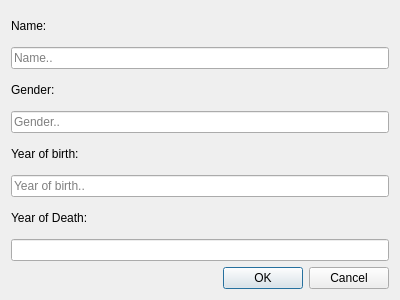
<?xml version="1.0" encoding="UTF-8"?>
<ui version="4.0">
 <class>Edit</class>
 <widget class="QDialog" name="Edit">
  <property name="geometry">
   <rect>
    <x>0</x>
    <y>0</y>
    <width>400</width>
    <height>300</height>
   </rect>
  </property>
  <property name="windowTitle">
   <string>Dialog</string>
  </property>
  <layout class="QVBoxLayout" name="verticalLayout_2">
   <item>
    <layout class="QVBoxLayout" name="verticalLayout">
     <item>
      <layout class="QHBoxLayout" name="horizontalLayout_2">
       <item>
        <widget class="QLabel" name="scientist_name">
         <property name="text">
          <string>Name:</string>
         </property>
        </widget>
       </item>
       <item>
        <widget class="QLabel" name="scientist_name_error">
         <property name="text">
          <string/>
         </property>
        </widget>
       </item>
      </layout>
     </item>
     <item>
      <widget class="QLineEdit" name="scientist_name_input">
       <property name="text">
        <string/>
       </property>
       <property name="placeholderText">
        <string>Name..</string>
       </property>
      </widget>
     </item>
     <item>
      <layout class="QHBoxLayout" name="horizontalLayout_3">
       <item>
        <widget class="QLabel" name="scientist_gender">
         <property name="text">
          <string>Gender:</string>
         </property>
        </widget>
       </item>
       <item>
        <widget class="QLabel" name="scientist_gender_error">
         <property name="text">
          <string/>
         </property>
        </widget>
       </item>
      </layout>
     </item>
     <item>
      <widget class="QLineEdit" name="scientist_gender_input">
       <property name="text">
        <string/>
       </property>
       <property name="placeholderText">
        <string>Gender..</string>
       </property>
      </widget>
     </item>
     <item>
      <layout class="QHBoxLayout" name="horizontalLayout_4">
       <item>
        <widget class="QLabel" name="scientist_yob">
         <property name="text">
          <string>Year of birth:</string>
         </property>
        </widget>
       </item>
       <item>
        <widget class="QLabel" name="scientist_yob_error">
         <property name="text">
          <string/>
         </property>
        </widget>
       </item>
      </layout>
     </item>
     <item>
      <widget class="QLineEdit" name="scientist_yob_input">
       <property name="text">
        <string/>
       </property>
       <property name="placeholderText">
        <string>Year of birth..</string>
       </property>
      </widget>
     </item>
     <item>
      <layout class="QHBoxLayout" name="horizontalLayout_5">
       <item>
        <widget class="QLabel" name="scientist_yod">
         <property name="text">
          <string>Year of Death:</string>
         </property>
        </widget>
       </item>
       <item>
        <widget class="QLabel" name="scientist_yod_error">
         <property name="text">
          <string/>
         </property>
        </widget>
       </item>
      </layout>
     </item>
     <item>
      <widget class="QLineEdit" name="lineEdit"/>
     </item>
    </layout>
   </item>
   <item>
    <widget class="QDialogButtonBox" name="buttonBox">
     <property name="orientation">
      <enum>Qt::Horizontal</enum>
     </property>
     <property name="standardButtons">
      <set>QDialogButtonBox::Cancel|QDialogButtonBox::Ok</set>
     </property>
    </widget>
   </item>
  </layout>
 </widget>
 <resources/>
 <connections>
  <connection>
   <sender>buttonBox</sender>
   <signal>accepted()</signal>
   <receiver>Edit</receiver>
   <slot>accept()</slot>
   <hints>
    <hint type="sourcelabel">
     <x>248</x>
     <y>254</y>
    </hint>
    <hint type="destinationlabel">
     <x>157</x>
     <y>274</y>
    </hint>
   </hints>
  </connection>
  <connection>
   <sender>buttonBox</sender>
   <signal>rejected()</signal>
   <receiver>Edit</receiver>
   <slot>reject()</slot>
   <hints>
    <hint type="sourcelabel">
     <x>316</x>
     <y>260</y>
    </hint>
    <hint type="destinationlabel">
     <x>286</x>
     <y>274</y>
    </hint>
   </hints>
  </connection>
 </connections>
</ui>
